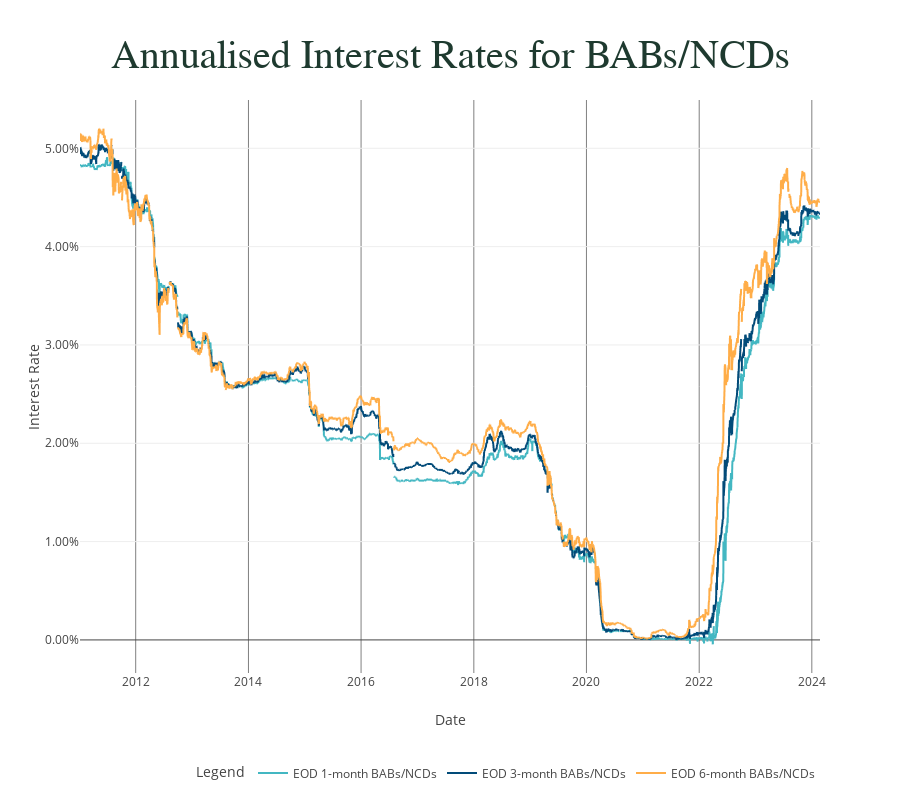

The code cell stored with this chart in its notebook:
### Code cell
fig = px.line(
    data_frame=data_dict['rba_f01d']['cleaned_df'],
    x=line_chart_dict['dale_column'],
    y=list(line_chart_dict['lines_dict'].keys()),
    line_group=None,
    color=None,
    line_dash=None,
    symbol=None,
    hover_name=None,
    hover_data=None,
    custom_data=None,
    text=None,
    facet_row=None,
    facet_col=None,
    facet_col_wrap=0,
    facet_row_spacing=None,
    facet_col_spacing=None,
    error_x=None,
    error_x_minus=None,
    error_y=None,
    error_y_minus=None,
    animation_frame=None,
    animation_group=None,
    category_orders=None,
    labels=None,
    orientation=None,
    color_discrete_sequence=None,
    color_discrete_map=line_chart_dict['lines_dict'],
    line_dash_sequence=None,
    line_dash_map=None,
    symbol_sequence=None,
    symbol_map=None,
    markers=False,
    log_x=False,
    log_y=False,
    range_x=None,
    range_y=None,
    line_shape=None,
    render_mode='auto',
    title=line_chart_dict['title'],
    template=None,
    width=None,
    height=800,
)

fig.update_xaxes(
    # tickformat=".0%",
    showgrid=True,
    gridwidth=1,
    gridcolor='grey',
)

fig.update_layout(

)

fig.update_layout(
    # Background
    plot_bgcolor='#FFFFFF',
    paper_bgcolor='#FFFFFF',

    # Y axis
    yaxis_title='Interest Rate',
    yaxis_tickformat='.2%',  # Formats ticks as percentages with 2 decimal places

    # Legend
    legend=dict(
        title='Legend',
        orientation="h",
        yanchor="bottom",
        y=-0.2,
        xanchor="right",
        x=1
    ),
)

### Figure 1 — Plotly figure (JSON) as saved in the notebook; plotly's stock layout.template omitted (floating-point values rounded to 4 significant figures; data arrays with more than 128 entries replaced by an {"elided": "..."} marker saying what was removed)
{"data": [{"hovertemplate": "variable=EOD 1-month BABs/NCDs<br>Date=%{x}<br>value=%{y}<extra></extra>", "legendgroup": "EOD 1-month BABs/NCDs", "line": {"color": "#43B7C2", "dash": "solid"}, "marker": {"symbol": "circle"}, "mode": "lines", "name": "EOD 1-month BABs/NCDs", "showlegend": true, "type": "scattergl", "x": {"elided": "3325 str values"}, "xaxis": "x", "y": {"elided": "3325 float values"}, "yaxis": "y"}, {"hovertemplate": "variable=EOD 3-month BABs/NCDs<br>Date=%{x}<br>value=%{y}<extra></extra>", "legendgroup": "EOD 3-month BABs/NCDs", "line": {"color": "#024B79", "dash": "solid"}, "marker": {"symbol": "circle"}, "mode": "lines", "name": "EOD 3-month BABs/NCDs", "showlegend": true, "type": "scattergl", "x": {"elided": "3325 str values"}, "xaxis": "x", "y": {"elided": "3325 float values"}, "yaxis": "y"}, {"hovertemplate": "variable=EOD 6-month BABs/NCDs<br>Date=%{x}<br>value=%{y}<extra></extra>", "legendgroup": "EOD 6-month BABs/NCDs", "line": {"color": "#FFAD48", "dash": "solid"}, "marker": {"symbol": "circle"}, "mode": "lines", "name": "EOD 6-month BABs/NCDs", "showlegend": true, "type": "scattergl", "x": {"elided": "3325 str values"}, "xaxis": "x", "y": {"elided": "3325 float values"}, "yaxis": "y"}], "layout": {"height": 800, "legend": {"orientation": "h", "title": {"text": "Legend"}, "tracegroupgap": 0, "x": 1, "xanchor": "right", "y": -0.2, "yanchor": "bottom"}, "paper_bgcolor": "#FFFFFF", "plot_bgcolor": "#FFFFFF", "title": {"font": {"color": "#1E3A2F", "family": "Avenir Next LT Pro Demi", "size": 40}, "text": "Annualised Interest Rates for BABs/NCDs", "x": 0.5, "xanchor": "center", "y": 0.95, "yanchor": "top"}, "xaxis": {"anchor": "y", "domain": [0, 1], "gridcolor": "grey", "gridwidth": 1, "showgrid": true, "title": {"text": "Date"}}, "yaxis": {"anchor": "x", "domain": [0, 1], "tickformat": ".2%", "title": {"text": "Interest Rate"}}}}
